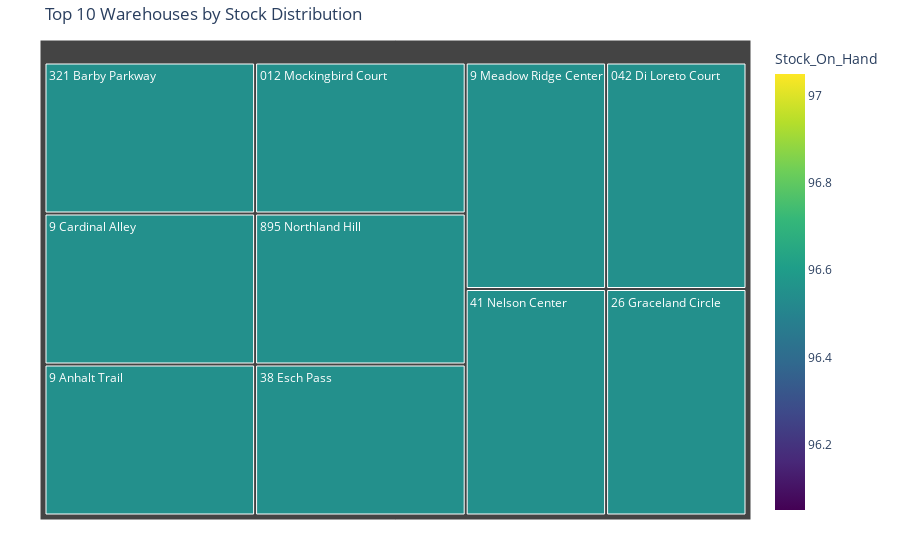

Notebook source saved alongside this figure:
### Markdown cell above
## 10. Warehouse Wise Stock Distribution

### Code cell
import plotly.express as px

# Aggregate stock by warehouse
warehouse_stock = df_processed.groupby('Warehouse_Location')['Stock_On_Hand'].sum().reset_index()

# Sort the data by stock in descending order and select the top 10
top_warehouses = warehouse_stock.sort_values(by='Stock_On_Hand', ascending=False).head(10)

# Create a Plotly treemap for the top 10 warehouses
fig = px.treemap(top_warehouses, 
                 path=['Warehouse_Location'], 
                 values='Stock_On_Hand', 
                 color='Stock_On_Hand',
                 color_continuous_scale='Viridis',
                 title='Top 10 Warehouses by Stock Distribution')

# Show the interactive treemap
fig.update_layout(margin={"t": 40, "l": 40, "r": 40, "b": 40})
fig.show()

### Figure 1 — Plotly figure (JSON) as saved in the notebook; plotly's stock layout.template omitted (floating-point values rounded to 4 significant figures)
{"data": [{"branchvalues": "total", "customdata": [[96.55], [96.55], [96.55], [96.55], [96.55], [96.55], [96.55], [96.55], [96.55], [96.55]], "domain": {"x": [0, 1], "y": [0, 1]}, "hovertemplate": "labels=%{label}<br>Stock_On_Hand_sum=%{value}<br>parent=%{parent}<br>id=%{id}<br>Stock_On_Hand=%{color}<extra></extra>", "ids": ["321 Barby Parkway", "9 Cardinal Alley", "9 Anhalt Trail", "012 Mockingbird Court", "895 Northland Hill", "38 Esch Pass", "9 Meadow Ridge Center", "042 Di Loreto Court", "41 Nelson Center", "26 Graceland Circle"], "labels": ["321 Barby Parkway", "9 Cardinal Alley", "9 Anhalt Trail", "012 Mockingbird Court", "895 Northland Hill", "38 Esch Pass", "9 Meadow Ridge Center", "042 Di Loreto Court", "41 Nelson Center", "26 Graceland Circle"], "marker": {"coloraxis": "coloraxis", "colors": [96.55, 96.55, 96.55, 96.55, 96.55, 96.55, 96.55, 96.55, 96.55, 96.55]}, "name": "", "parents": ["", "", "", "", "", "", "", "", "", ""], "type": "treemap", "values": [96.55, 96.55, 96.55, 96.55, 96.55, 96.55, 96.55, 96.55, 96.55, 96.55]}], "layout": {"coloraxis": {"colorbar": {"title": {"text": "Stock_On_Hand"}}, "colorscale": [[0, "#440154"], [0.1111, "#482878"], [0.2222, "#3e4989"], [0.3333, "#31688e"], [0.4444, "#26828e"], [0.5556, "#1f9e89"], [0.6667, "#35b779"], [0.7778, "#6ece58"], [0.8889, "#b5de2b"], [1, "#fde725"]]}, "legend": {"tracegroupgap": 0}, "margin": {"b": 40, "l": 40, "r": 40, "t": 40}, "title": {"text": "Top 10 Warehouses by Stock Distribution"}}}
